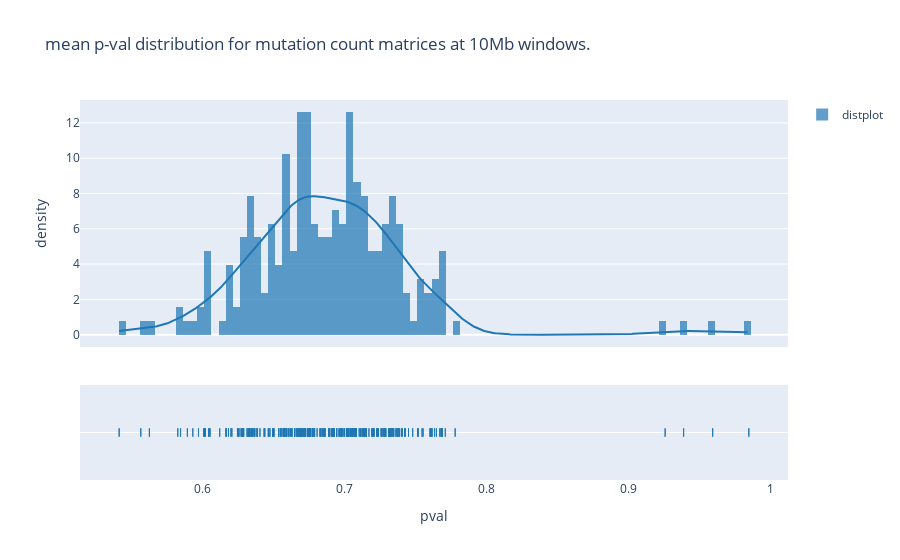

The notebook cell this image was saved under:
### Code cell
import plotly.figure_factory as ff
import numpy as np

np.random.seed(1)

hist_data= np.array(grid_mean)
hist_data= hist_data[~np.isnan(hist_data)]
hist_data= [hist_data]
group_labels = ['distplot'] # name of the dataset

fig = ff.create_distplot(hist_data, group_labels,
                        bin_size=.005)


fig.update_layout(title_text='mean p-val distribution for mutation count matrices at 10Mb windows.')
fig.update_layout(xaxis_title= 'pval')
fig.update_layout(yaxis_title= 'density')

iplot(fig)

### Figure 1 — Plotly figure (JSON) as saved in the notebook; plotly's stock layout.template omitted (floating-point values rounded to 4 significant figures; data arrays with more than 128 entries replaced by an {"elided": "..."} marker saying what was removed)
{"data": [{"autobinx": false, "histnorm": "probability density", "legendgroup": "distplot", "marker": {"color": "rgb(31, 119, 180)"}, "name": "distplot", "opacity": 0.7, "type": "histogram", "x": {"elided": "508 float values"}, "xaxis": "x", "xbins": {"end": 0.9846, "size": 0.005, "start": 0.5411}, "yaxis": "y"}, {"legendgroup": "distplot", "marker": {"color": "rgb(31, 119, 180)"}, "mode": "lines", "name": "distplot", "showlegend": false, "type": "scatter", "x": {"elided": "500 float values"}, "xaxis": "x", "y": {"elided": "500 float values"}, "yaxis": "y"}, {"legendgroup": "distplot", "marker": {"color": "rgb(31, 119, 180)", "symbol": "line-ns-open"}, "mode": "markers", "name": "distplot", "showlegend": false, "type": "scatter", "x": {"elided": "508 float values"}, "xaxis": "x", "y": {"elided": "508 str values"}, "yaxis": "y2"}], "layout": {"barmode": "overlay", "hovermode": "closest", "legend": {"traceorder": "reversed"}, "title": {"text": "mean p-val distribution for mutation count matrices at 10Mb windows."}, "xaxis": {"anchor": "y2", "domain": [0, 1], "title": {"text": "pval"}, "zeroline": false}, "yaxis": {"anchor": "free", "domain": [0.35, 1], "position": 0, "title": {"text": "density"}}, "yaxis2": {"anchor": "x", "domain": [0, 0.25], "dtick": 1, "showticklabels": false}}}
